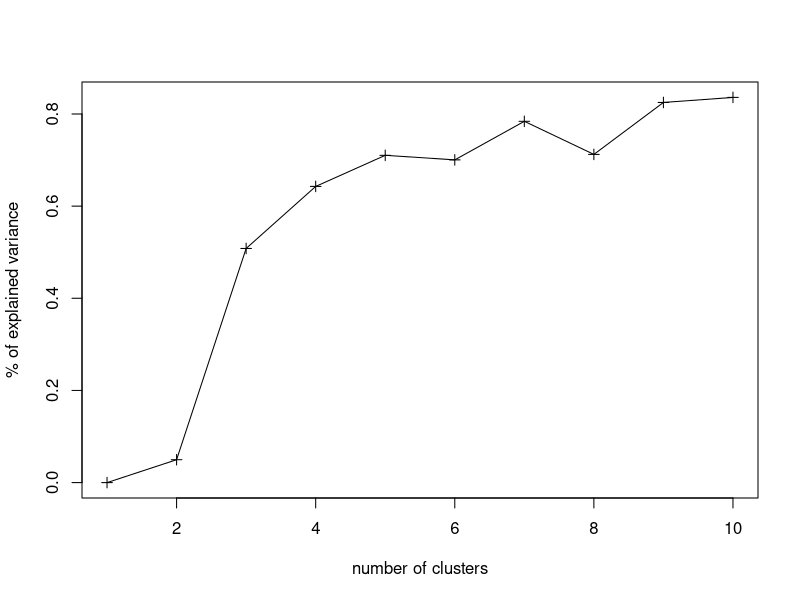

The R script that drew this image: (Note: this script raises an error after producing the figure.)
setwd("//media//kswada//MyFiles//R//iris")

packages <- c("dplyr")
purrr::walk(packages, library, character.only = TRUE, warn.conflicts = FALSE)



# ------------------------------------------------------------------------------
# data:  iris
# ------------------------------------------------------------------------------
data("iris")


str(iris)

car::some(iris)



# ------------------------------------------------------------------------------
# Partitional clustering:  shape variation
# ------------------------------------------------------------------------------

miris <- as.matrix(iris[,1:4])

size <- apply(miris, 1, prod) ^ (1 / dim(miris)[2])

shapeiris <- miris / size




# ----------
# Check ideal number of clusters by k-means elbow criterion

totv <- sum(diag(var(shapeiris[,1:4]))) * 149

SSratio <- numeric(10)

for(i in 2:10){
  mod <- kmeans(iris[,1:4], i)
  SSratio[i] <- (totv - sum(mod$withinss)) / totv
}

plot(1:10, SSratio, type = "l", xlab = "number of clusters", ylab = "% of explained variance")

points(1:10, c(0, SSratio[2:10]), pch = 3)


# -->
# 8 clusters ..?



# ----------
pam(shapeiris[,1:4], 8, stand = F)$clustering


palette(c("black", "grey50"))
par(mar = c(5,4,1,1), mfrow=c(1,2))
plot(pam(iris[,1:4], 3), main = "", col.p = "black")
plot(pam(shapeiris[,1:4], 8), main = "", col.p = "black")
